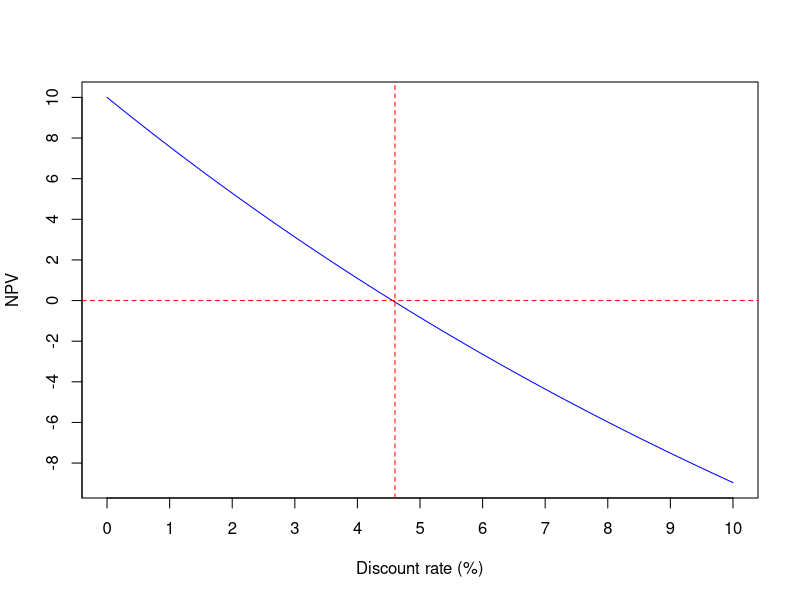

This figure's R source:
# ================================
# CST 2330 - CW, Exercise 1 - NPV
# ================================

# Storing data into a data-frame

cf.BEV <- data.frame(year = 2026:2031,
                     outflow = c(30, 15, 10, 10, 5, 5),
                     inflow = c(0, 0, 5, 10, 30, 40))

# Storing the interest rate

rate <- 0.03



# -----
# 1.
# -----

# Compute return
cf.BEV$return <- cf.BEV$inflow - cf.BEV$outflow
# Compute discount years
cf.BEV$n <- cf.BEV$year - cf.BEV$year[1]
# Compute PVF
cf.BEV$pvf <- (1 + rate)^-cf.BEV$n
# Compute PV return for each year
cf.BEV$pvreturn <- cf.BEV$return * cf.BEV$pvf
# Compute the total NPV of the investment
npv <- sum(cf.BEV$pvreturn)

# Printing the data-frame
cf.BEV



# -----
# 2.
# -----

# Function for adding (computing) new values of the data-frame - for NPV

analyse.cf <- function(cf, r) {
  # Compute return
  cf$return <- cf$inflow - cf$outflow
  # Compute discount years
  cf$n <- cf$year - cf$year[1]
  # Compute PVF
  cf$pvf <- (1 + r)^-cf$n
  # Compute PV return for each year
  cf$pvreturn <- cf$return * cf$pvf
  return(cf)
}

# Results of the "analyse.cf" function for BEV data-frame

analyse.cf(cf.BEV, rate)

# Function for computing the NPV value

cf.npv <- function(cf, rate) {
  df <- analyse.cf(cf, rate)
  # Compute NPV value
  npv <- sum(df$pvreturn)
  return(npv)
}

# Result NPV value for BEV data-frame

cf.npv(cf.BEV, rate)



# -----
# 3.
# -----


print("The project is worth doing with the discount rate of 3%. After discounting the future cash flows to present value, the investment will be plus $3.13B in current value (NPV). Since NPV is positive, the investment is considered to be a good investment.")




# -----
# 4.
# -----


# Creating variables for the discount rates (1%, 5%, 10%)

rates <- c(0.01, 0.05, 0.1)

# Printing the NPV for each discount rate

for (rate in rates) cat("Discount rate", rate, "% :", round(cf.npv(cf.BEV, rate), 2), "NPV \n")




# -----
# 5.
# -----


# Store rates from 1% to 10%

rates <- seq(0, 0.1, by = 0.001)

# Empty vector for NPV's

npvs <- c()

# Loop to compute all NPV values

for (rate in rates) {
  npvs <- c(npvs, cf.npv(cf.BEV, rate))
}

# Plotting the graph

plot(rates * 100, npvs, type = "l", col = "blue", xlab = "Discount rate (%)", 
     ylab = "NPV", xaxp = c(0, 10, 10), yaxp = c(-10, 10, 10))



# -----
# 6.
# -----


# Plotting the interception lines of discount rate to NPV = 0

abline(h = 0, col = "red", lty = "dashed")
abline(v = 4.6, col = "red", lty = "dashed")


print("The significance is that the value zero of NPV is the break-point between the investment being worth doing and not being worth doing. So above approximately 4.6% discount rate, the NPV is negative and because of that, it is a bad investment. On the other hand, the less the discount rate (below the value approximately 4.6%),the NPV is positive and the better the investment is. This point plays a key role when deciding if the investment is a reasonable choice.")
